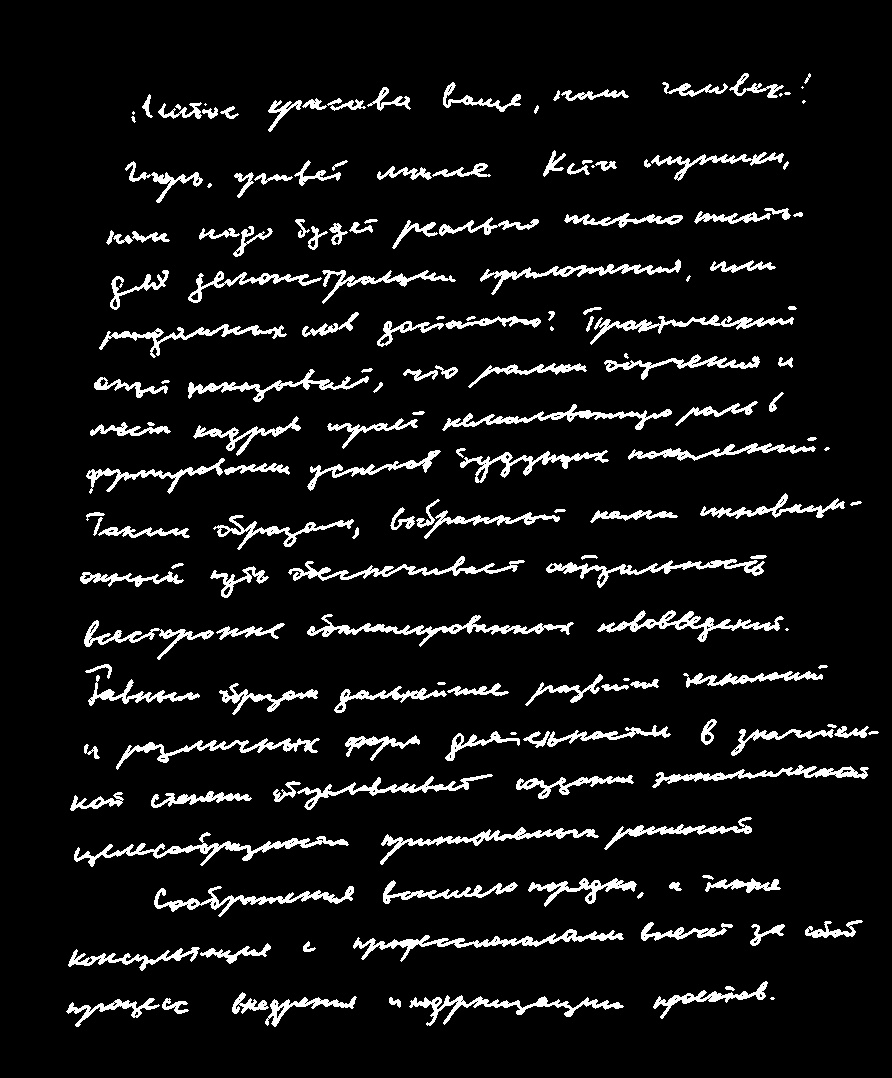
#> input picture lol.jpg, 892 x 1078 px
$ python strings_seperation.py
#> lines starting #> are read from the running program, lines starting #| are printed output that depends on the picture
import copy
import queue
import cv2 as cv


im = cv.imread('lol.jpg')
#> im is the input picture: shape (1078, 892, 3); min 0, max 255, mean 19.4
imgray = cv.cvtColor(im, cv.COLOR_BGR2GRAY)
'''ret, thresh = cv.threshold(imgray, 0, 255, cv.THRESH_OTSU |
                                          cv.THRESH_BINARY_INV) '''

rect_kernel_for_erosion = cv.getStructuringElement(cv.MORPH_RECT, (1, 1))
rect_kernel_for_dilation = cv.getStructuringElement(cv.MORPH_RECT, (18, 1)) # здесь можно менять параметры в зависимости от рамзера текста и разрешения
erosion =  cv.erode(imgray, rect_kernel_for_erosion, iterations = 3)
dilation = cv.dilate(imgray, rect_kernel_for_dilation, iterations = 3)
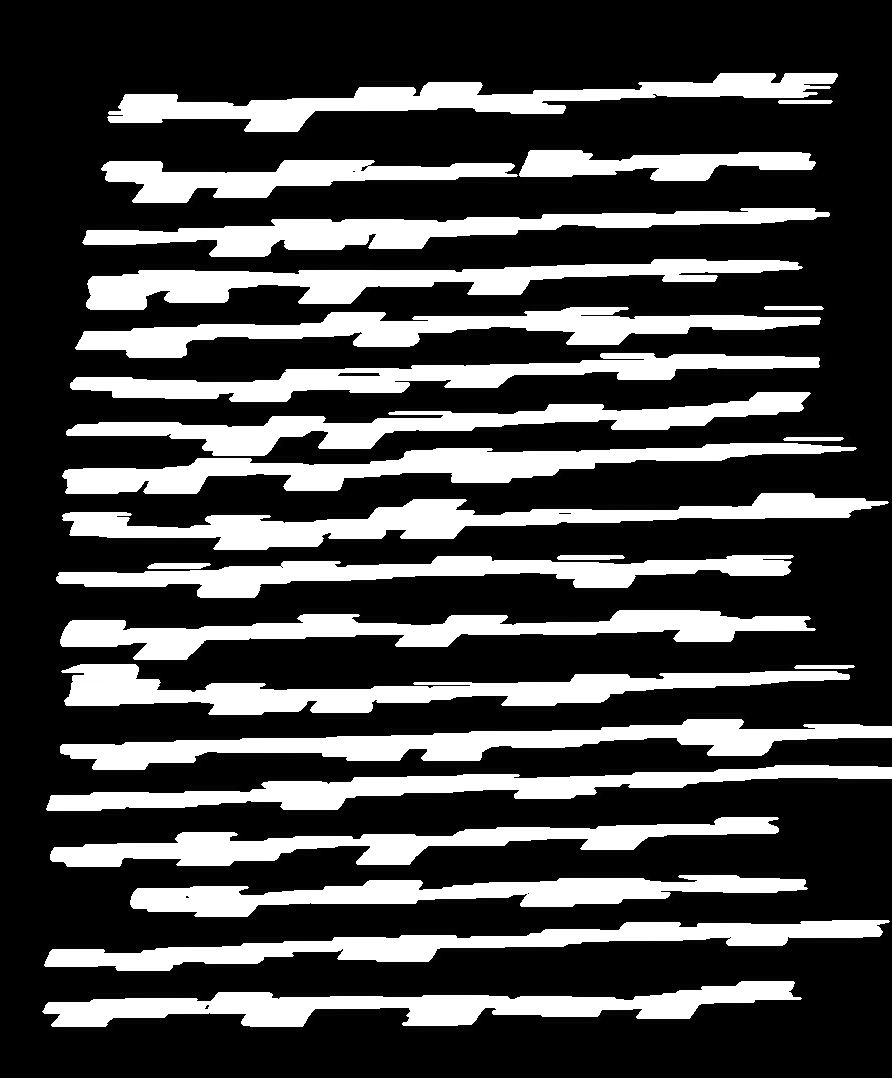
#> dilation: shape (1078, 892); min 0, max 255, mean 69.6
cv.imwrite("dilation.jpg", dilation)

strs = copy.deepcopy(dilation)
meeted = []
for i in range(len(dilation)):
    meeted.append([])
    for j in range(len(dilation[0])):
        meeted[i].append(0)
#> after the loop, meeted = 1078 items

count_for_bfs = 100
count_for_img = 1
strings = []
for i in range(len(dilation)):
    for j in range(len(dilation[0])):
        if (int(dilation[i][j]) == 255 and meeted[i][j] == 0):
            first_coord = [i, j]
            second_coord = [i, j]
            count_for_bfs = max(1, (count_for_bfs + 100) % 254)
            q = queue.Queue()
            q.put((i, j))
            meeted[i][j] = count_for_img;
            strs[i][j] = count_for_bfs # для дебага
            while not q.empty():
                cur_i, cur_j = q.get()
                for shift in [[0, -1],[1, 0], [-1, 0], [0, 1]]:
                    new_i = max(0, min(len(dilation) - 1, shift[0] + cur_i))
                    new_j = max(0, min(len(dilation[0]) - 1, shift[1] + cur_j))
                    if (int(dilation[new_i][new_j]) == 255 and meeted[new_i][new_j] == 0):
                        if (first_coord[0] > new_i):
                            first_coord[0] = new_i
                        if (first_coord[1] > new_j):
                            first_coord[1] = new_j
                        if (second_coord[0] < new_i):
                            second_coord[0] = new_i
                        if (second_coord[1] < new_j):
                            second_coord[1] = new_j
                        q.put((new_i, new_j))
                        meeted[new_i][new_j] = count_for_img
                        strs[new_i][new_j] = count_for_bfs

            cropped = imgray[first_coord[0]:second_coord[0] + 1, first_coord[1]:second_coord[1] + 1]
            for ii in range(len(cropped)): # в теории можно не чистить изображение
                for jj in range(len(cropped[0])):
                    if (meeted[ii + first_coord[0]][jj + first_coord[1]] != count_for_img):
                        cropped[ii][jj] = 0
                    cropped[ii][jj] = 255 - cropped[ii][jj]
            strings.append(cropped)
            cv.imwrite('img' + str(count_for_img) + '.png', cropped) # здесь и сохраняются картнки отдельных строк
            count_for_img += 1
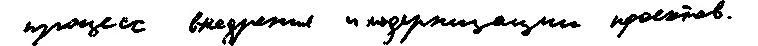
#> cropped: shape (46, 758); min 0, max 255, mean 223.6
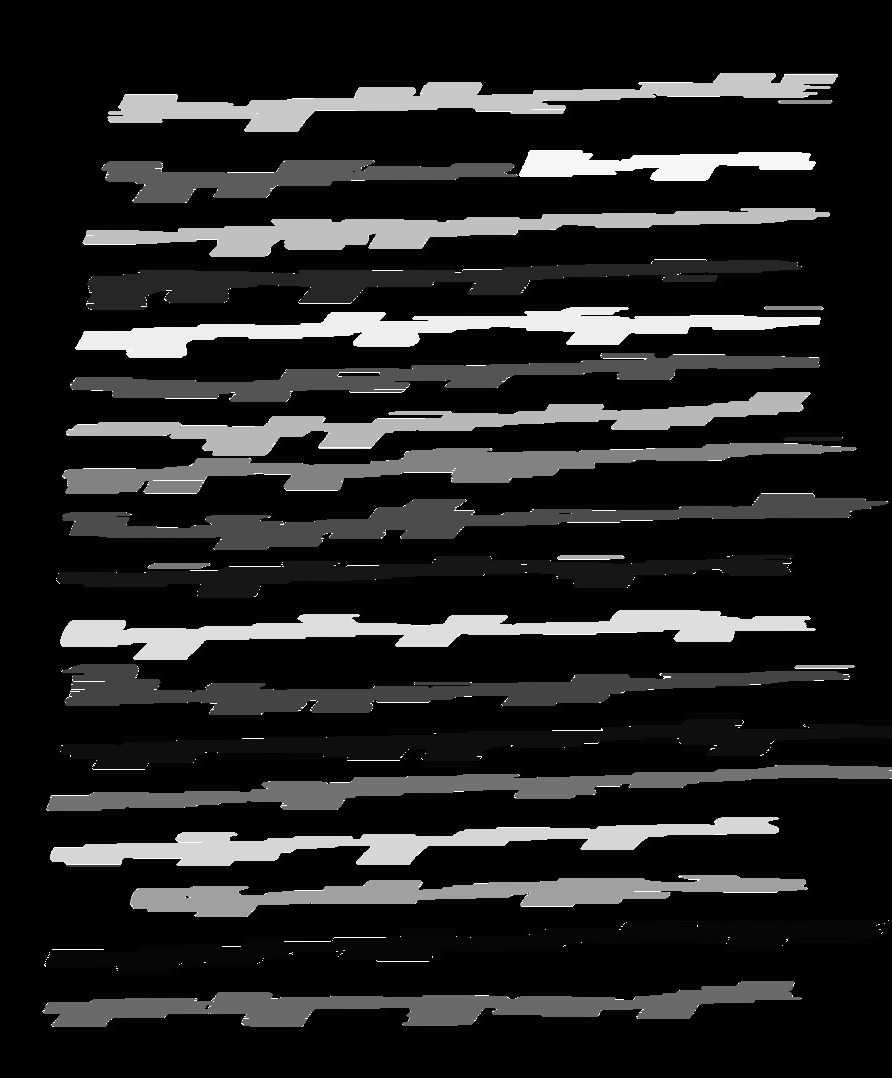
#> strs: shape (1078, 892); min 0, max 254, mean 34.2
#> after the loop, count_for_img = 29; strings = 28 items
# strings - массив картинок с отдельными строками

$ run again, with img10.jpg copied over lol.jpg
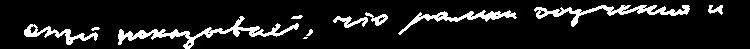
#> input picture img10.jpg, 750 x 49 px
#> im is the input picture: shape (49, 750, 3); min 0, max 255, mean 25.4
#> the loop `for i in range(len(dilation)):` made 49 passes
#> after the loop `for i in range(len(dilation)):`: meeted = 49 items
#> after the loop `for i in range(len(dilation)):`:
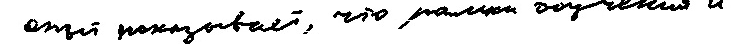
#> cropped: shape (44, 750); min 0, max 255, mean 226.9
#> after the loop `for i in range(len(dilation)):`:
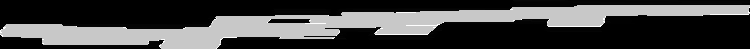
#> strs: shape (49, 750); min 0, max 254, mean 68.9
#> after the loop `for i in range(len(dilation)):`: count_for_img = 2; strings = 1 item
